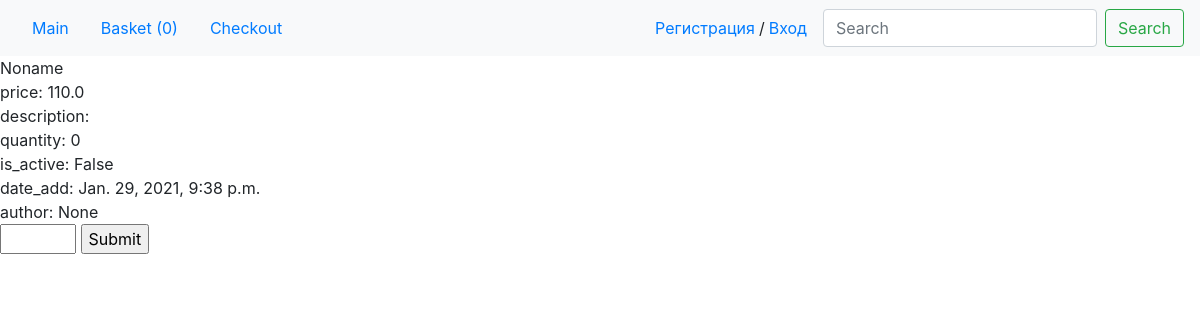
Page /2/ on the committed database.
### my_shop/models.py (models this page shows)
class Product(models.Model):
    author = models.ForeignKey(User, on_delete=models.CASCADE, blank=True, null=True)
    title = models.CharField(max_length=300, default='Noname')
    quantity = models.IntegerField(blank=True, default=10) #default 10 for tests
    id_rozetka = models.IntegerField(blank=True, default=0)
    brand = models.CharField(max_length=100, blank=True, null=True)
    desc = models.TextField(blank=True, default='')
    images = models.CharField(blank=True, max_length=700, default='')
    price = models.FloatField(default=0)
    old_price = models.FloatField(blank=True, default=0)
    is_active = models.BooleanField(blank=False, max_length=100)
    cid = models.ManyToManyField('Categories')
    date_add = models.DateTimeField(auto_now_add=True)
    def __str__(self):
        return self.title
    class Meta:
        ordering = ['-date_add']

### my_shop/views.py (the view, shortened to what this page needs)
# urls.py: path('<int:pk>/', details_page, name='post_detail'),
def details_page(request, pk):
    goods_info = get_object_or_404(Product, id=pk)
    if not request.session.get('basket'):
        request.session['basket'] = {}
    goods_info = get_object_or_404(Product, id=pk)
    return render(request, 'my_shop/goods.html', context={'goods_info':goods_info})

### my_shop/templates/my_shop/goods.html (shortened to what this page needs)
{% extends 'base.html' %}
{% block content %}
    {{goods_info}}
    <br>
    price: {{goods_info.price}}
    <br>
    description: {{goods_info.description}}
    <br>
    quantity: {{goods_info.quantity}}
    <br>
    is_active: {{goods_info.is_active}}
    <br>
    date_add: {{goods_info.date_add}}
    <br>
    author: {{goods_info.author}}
    <form action="" method="POST">
        <input type="number" name="add2basket" step=1 min="1" max="{{ goods_info.quantity }}">
        <input type="submit">
    </form>
{% endblock %}

### rows in the picture
Product: title "Noname", price "110.0", quantity "0", is_active "False", date_add "Jan. 29, 2021, 9:38 p.m.", author "None"

### other values in the picture
{{ request.session.basket | length }} "0"
